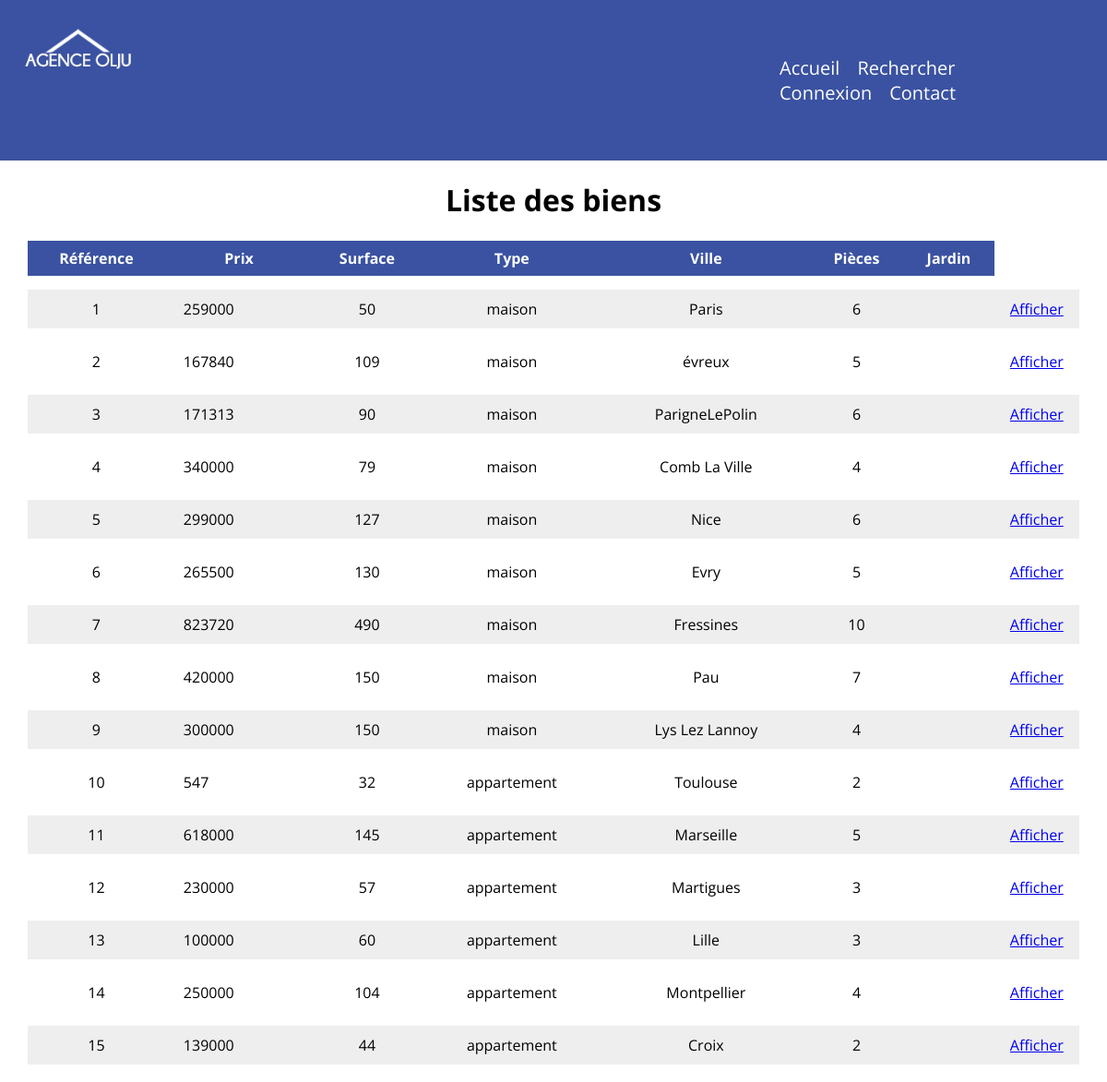
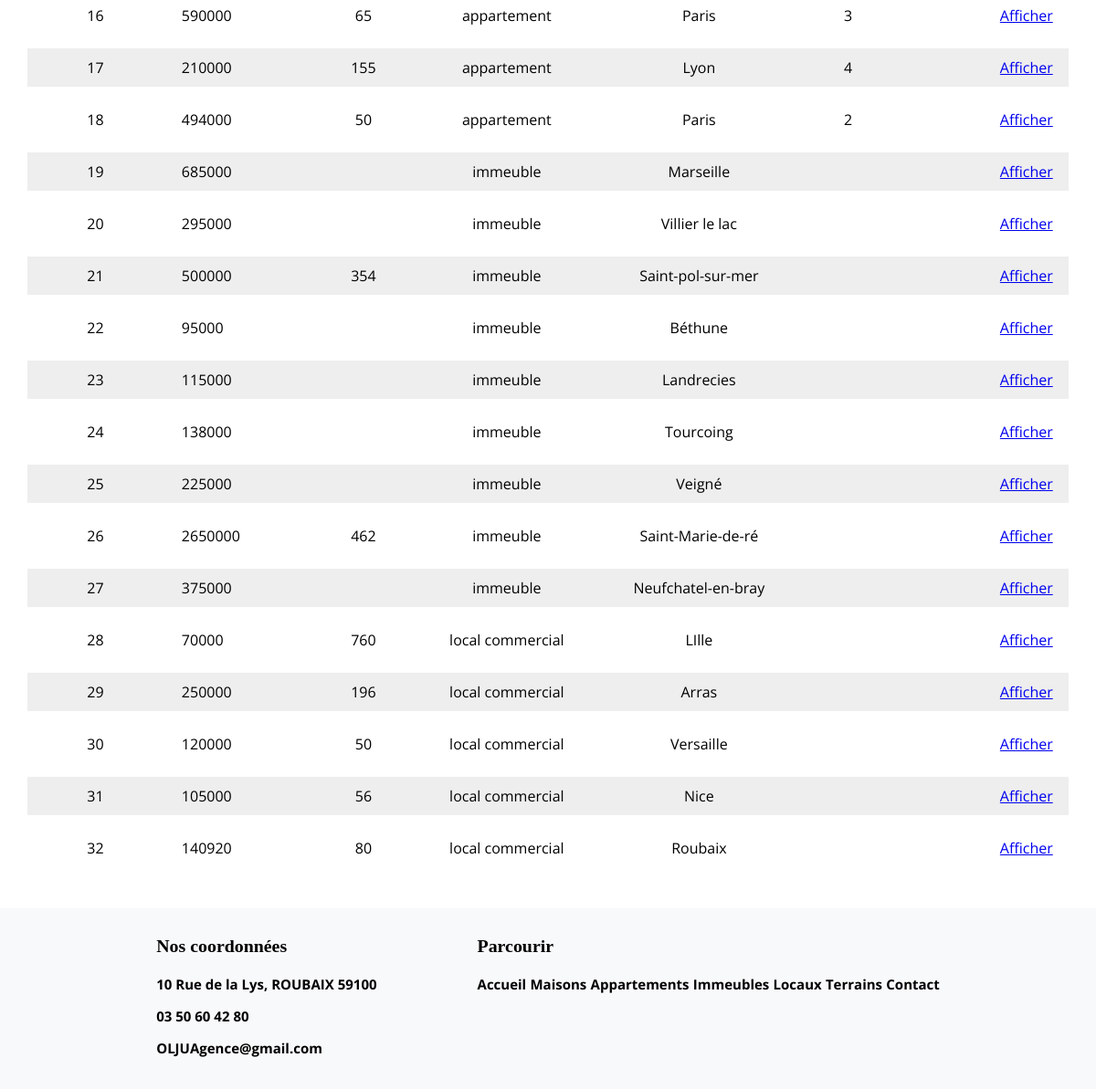
Screenshot of /vuescontroleurs/visuBiens.php with the database file from the repository (2 pictures, top to bottom).
### tables this page shows
CREATE TABLE IF NOT EXISTS `biens` (
  `ref` int(7) NOT NULL AUTO_INCREMENT,
  `descrip` text NOT NULL,
  `prix` int(11) NOT NULL,
  `surface` int(11) DEFAULT NULL,
  `type` int(11) NOT NULL,
  `ville` varchar(20) NOT NULL,
  `nbPiece` int(11) DEFAULT NULL,
  PRIMARY KEY (`ref`),
  KEY `fbien` (`type`)
);

CREATE TABLE IF NOT EXISTS `type_biens` (
  `id` int(11) NOT NULL AUTO_INCREMENT,
  `libelle` varchar(30) NOT NULL,
  PRIMARY KEY (`id`)
);

### modeles/mesFonctionsAccesBDD.php (called while the page is built, shortened)
<?php
function getLesBiens($ObjConnexion) {
    $allBiens = $ObjConnexion->prepare("SELECT * FROM biens JOIN type_biens ON type_biens.id = biens.type");
    $execution = $allBiens->execute();
    $lesBiens = $allBiens->fetchAll();
    return $lesBiens;
}

### vuescontroleurs/visuBiens.php (the view, shortened to what this page needs)
<html>
    <body>
        <?php
        include_once '../inc/entete.inc';
        include_once '../inc/menu.inc';
        ?>
        <h1 class="titreBien">Liste des biens</h1>
        <table class="biens">
            <th>Référence</th>
            <th>Prix</th>
            <th>Surface</th>
            <th>Type</th>
            <th>Ville</th>
            <th>Pièces</th>
            <th>Jardin</th>
            <?php
            include_once '../modeles/mesFonctionsAccesBDD.php';
            $lePDO = connexionBDD();
            $lesBiens = getLesBiens($lePDO);
            foreach ($lesBiens as $unBien) {
                echo '<tr><td>' . $unBien['ref'] . '</td><td>' . $unBien['prix'] . '</td><td>' . $unBien['surface'] . '</td><td>' .
                $unBien['libelle'] . '</td><td>' . $unBien['ville'] . '</td><td>' . $unBien['nbPiece'] . '</td><td>' . $unBien['jardin'] . '</td><td>' .
                        '<a href = "../modeles/affichageUnBien.php?ref='. $unBien['ref'] .'" target="_blank">Afficher</a></td></tr><br/>';}
            ?>
        </table>
        <?php
        include_once '../inc/piedDePage.inc';
        ?>
    </body>
</html>

### inc/entete.inc (shortened to what this page needs)
<!DOCTYPE html>
<html>
    <head>
        <link rel="stylesheet" href="../css/style.css">
    </head>
    <body>
         <header>
            <div class="logo"><img src="img/img/logo.png" alt="Agence OLJU"></div>
            <?php
            include_once 'menu.inc';
            ?>
        </header>

### inc/menu.inc (shortened to what this page needs)
<!DOCTYPE html>
<html>
    <head>
        <link rel="stylesheet" href="../css/style.css">
    </head>
    <body>
        <header>
        <div class="nav">
                <nav class="navLinks">
                    <a href="index.html" title="accueil">Accueil</a>
                    <a href="vuescontroleurs/formRechercheBien.php" title="recherche">Rechercher</a>
                    <a href="../vuescontroleurs/formConnexion.php" title="connexion">Connexion</a>
                    <a href="../contact.html" title="contact">Contact</a>
                </nav>
            </div>
        </header>
    </body>
</html>

### inc/piedDePage.inc (shortened to what this page needs)
<!DOCTYPE html>
<html>
    <head>
    </head>
    <body>
        <footer>
            <div class="contactInfo">
                <h3>Nos coordonnées</h3>
                <p>10 Rue de la Lys, ROUBAIX 59100</p>
                <p>03 50 60 42 80</p>
                <p>OLJUAgence@gmail.com</p>
            </div>
            <div class="menuFooter">
                <h3>Parcourir</h3>
                <a href="index.html" title="accueil">Accueil</a>
                <a href="categorie/catmaison.html" title="maisons">Maisons</a>
                <a href="categorie/catappart.html" title="appartements">Appartements</a>
                <a href="categorie/catimmeuble.html" title="immeubles">Immeubles</a>
                <a href="categorie/catlocal.html" title="locaux">Locaux</a>
                <a href="categorie/catterrains.html" title="terrains">Terrains</a>
                <a href="contact.html" title="maisons">Contact</a>
            </div>
        </footer>
    </body>
</html>

### css/style.css (style rules this page uses)
body { position: relative; margin : 0; padding : 0; }
header { display: flex; left: 0; right: 0; background-color:rgb(58, 82, 161); padding-top: 30px; padding-bottom: 30px; }
.logo { height: 35px; }
.logo img { width: 120px; margin-left: 25px; color: #fff; font-size: 30px; font-family: 'Bebas Neue', cursive; }
.nav { margin-right: 60px; margin-left: 700px; align-items: center; }
.navLinks a { font-family: 'Open Sans', sans-serif; text-decoration: none; font-size: 20px; color: #fff; padding-right: 15px; }
h1, p, a { font-family: 'Open Sans', sans-serif; }
table,th, td { border-collapse: separate; border-spacing: 0 15px; font-family: 'Open Sans', sans-serif; }
table { width: 95%; margin-left:auto; margin-right:auto; margin-top: -590px; position: relative; margin-bottom: 30px; }
th { background-color: rgb(58, 82, 161); color: white; padding: 8px; }
tr { margin:10px; text-align: center; }
tbody td:nth-child(2) { text-align: justify; padding:10px; padding-right:20px; padding-left: 20px; }
tbody tr:nth-child(even) { background-color:#EEEEEE; }
h1.titreBien { text-align: center; }
footer { background: rgb(248,249,250); display: flex; justify-content: center; padding: 10px 0 20px; font-size: 17px; }
.menuFooter a { text-decoration: none; color: black; display: inline; }
.contactInfo { color: black; padding-right: 55px; }
.contactInfo p { font-weight: bold; font-size: 15px; }
.menuFooter { color: black; padding-left: 55px; display: inline; }
.menuFooter a { font-weight: bold; font-size: 15px; }

### rows the page displays
biens: ref "1", prix "259000", surface "50", type.libelle "maison", ville "Paris", nbPiece "6"
biens: ref "2", prix "167840", surface "109", type.libelle "maison", ville "évreux", nbPiece "5"
biens: ref "3", prix "171313", surface "90", type.libelle "maison", ville "ParigneLePolin", nbPiece "6"
biens: ref "4", prix "340000", surface "79", type.libelle "maison", ville "Comb La Ville", nbPiece "4"
biens: ref "5", prix "299000", surface "127", type.libelle "maison", ville "Nice", nbPiece "6"
biens: ref "6", prix "265500", surface "130", type.libelle "maison", ville "Evry", nbPiece "5"
biens: ref "7", prix "823720", surface "490", type.libelle "maison", ville "Fressines", nbPiece "10"
biens: ref "8", prix "420000", surface "150", type.libelle "maison", ville "Pau", nbPiece "7"
biens: ref "9", prix "300000", surface "150", type.libelle "maison", ville "Lys Lez Lannoy", nbPiece "4"
biens: ref "10", prix "547", surface "32", type.libelle "appartement", ville "Toulouse", nbPiece "2"
biens: ref "11", prix "618000", surface "145", type.libelle "appartement", ville "Marseille", nbPiece "5"
biens: ref "12", prix "230000", surface "57", type.libelle "appartement", ville "Martigues", nbPiece "3"
biens: ref "13", prix "100000", surface "60", type.libelle "appartement", ville "Lille", nbPiece "3"
biens: ref "14", prix "250000", surface "104", type.libelle "appartement", ville "Montpellier", nbPiece "4"
biens: ref "15", prix "139000", surface "44", type.libelle "appartement", ville "Croix", nbPiece "2"
biens: ref "16", prix "590000", surface "65", type.libelle "appartement", ville "Paris", nbPiece "3"
biens: ref "17", prix "210000", surface "155", type.libelle "appartement", ville "Lyon", nbPiece "4"
biens: ref "18", prix "494000", surface "50", type.libelle "appartement", ville "Paris", nbPiece "2"
biens: ref "19", prix "685000", type.libelle "immeuble", ville "Marseille"
biens: ref "20", prix "295000", type.libelle "immeuble", ville "Villier le lac"
biens: ref "21", prix "500000", surface "354", type.libelle "immeuble", ville "Saint-pol-sur-mer"
biens: ref "22", prix "95000", type.libelle "immeuble", ville "Béthune"
biens: ref "23", prix "115000", type.libelle "immeuble", ville "Landrecies"
biens: ref "24", prix "138000", type.libelle "immeuble", ville "Tourcoing"
biens: ref "25", prix "225000", type.libelle "immeuble", ville "Veigné"
biens: ref "26", prix "2650000", surface "462", type.libelle "immeuble", ville "Saint-Marie-de-ré"
biens: ref "27", prix "375000", type.libelle "immeuble", ville "Neufchatel-en-bray"
biens: ref "28", prix "70000", surface "760", type.libelle "local commercial", ville "LIlle"
biens: ref "29", prix "250000", surface "196", type.libelle "local commercial", ville "Arras"
biens: ref "30", prix "120000", surface "50", type.libelle "local commercial", ville "Versaille"
biens: ref "31", prix "105000", surface "56", type.libelle "local commercial", ville "Nice"
biens: ref "32", prix "140920", surface "80", type.libelle "local commercial", ville "Roubaix"
